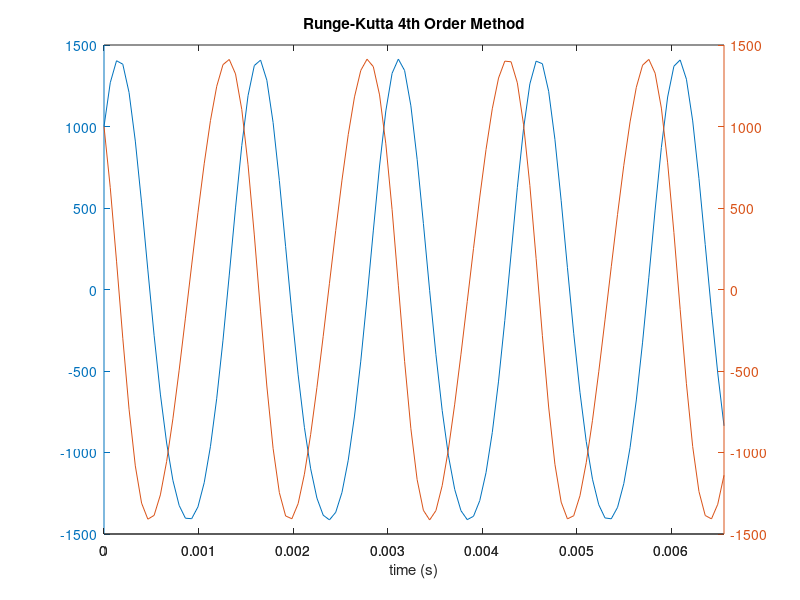
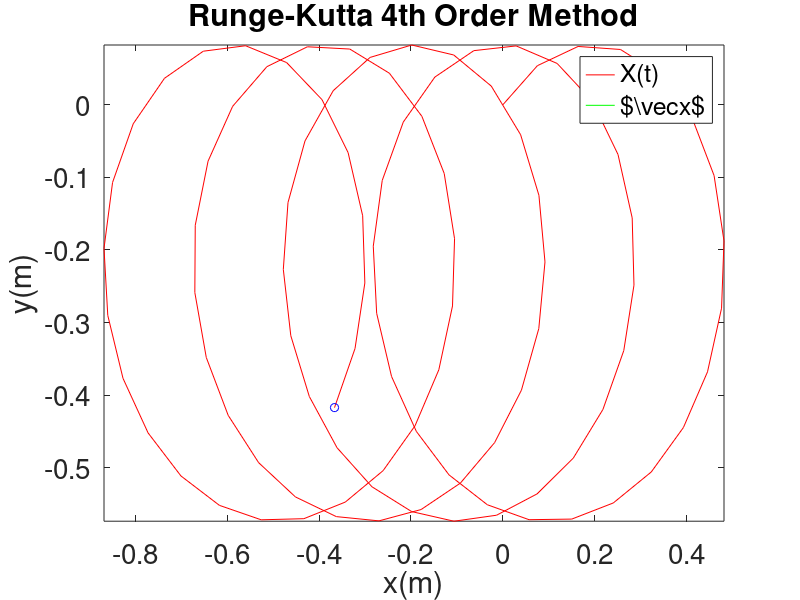

Here is the MATLAB script that generated these plots, in order:
%% RK2 and RK4 systems of equations, oscillating charge example
% charged particle moving in the x-y direction in a magnetic field which
% has only a z-component...
%
% m dv/dt = q v x B 
% (ma = F)
%
% v = (vx,vy); B=(0,0,B);
%
% Resulting in the following system of equations:
%    m dvx/dt = q vy B
%    m dvy/dt = -q vx B

q=1.6e-19;
m=1.67e-27;
B=5e-5;
omega=q*B/m;    %frequency of oscillation (can be shown via solution by hand gives a SHO)
tmin=0;
tmax=5*2*pi/abs(omega);    % follow particle for one oscillation periods
t=linspace(tmin,tmax,100);
dt=t(2)-t(1);
lt=numel(t);

%RK4 method
vx4=zeros(1,lt);
vy4=zeros(1,lt);
vx4(1)=1e3;     % vx initial conditions
vy4(1)=1e3;     % vy initial conditions
ynew=zeros(1,lt);
% Loop for applying RK4 to a system of two equations
for l=2:lt
    % set new value for the Magnetic Field each time as it varies in Y
    ynew(l) = ynew(l-1)+(dt*vy4(l-1));
    B2 = B*(1+.5*(ynew(l)));
    omega2 = q*B2/m;
    
    k1x=dt*(omega2*vy4(l-1));    %k1 for the x differential equation
    k1y=-dt*(omega2*vx4(l-1));    %k1 for the y differential equation
    
    k2x=dt*omega2*(vy4(l-1)+k1y/2);
    k2y=-dt*omega2*(vx4(l-1)+k1x/2);
    
    k3x=dt*omega2*(vy4(l-1)+k2y/2);
    k3y=-dt*omega2*(vx4(l-1)+k2x/2); 
    
    k4x=dt*omega2*(vy4(l-1)+k3y);
    k4y=-dt*omega2*(vx4(l-1)+k3x); 
    
    vx4(l)=vx4(l-1)+1/6*(k1x+2*k2x+2*k3x+k4x);
    vy4(l)=vy4(l-1)+1/6*(k1y+2*k2y+2*k3y+k4y);
  
end %for

%RK4 integrate velocity to get position as a fn. of time, this assumes that the
%particle is initially at x,y = (0,0)
x4=cumtrapz(t,vx4);
y4=cumtrapz(t,vy4);
vz4=1e3;
z4=vz4*t;

% Plot velocity solutions for  RK4
figure(2);
ax4=plotyy(t,vx4,t,vy4);
xlabel('time (s)');
title('Runge-Kutta 4th Order Method');

% Comet plot demo
figure(4);
comet(x4,y4);
hold on;
set(gca,'FontSize',20);
xlabel('x(m)');
ylabel('y(m)');
plot(vx4,vy4);
set(legend('X(t)','$\vec{x}$'));
title('Runge-Kutta 4th Order Method');